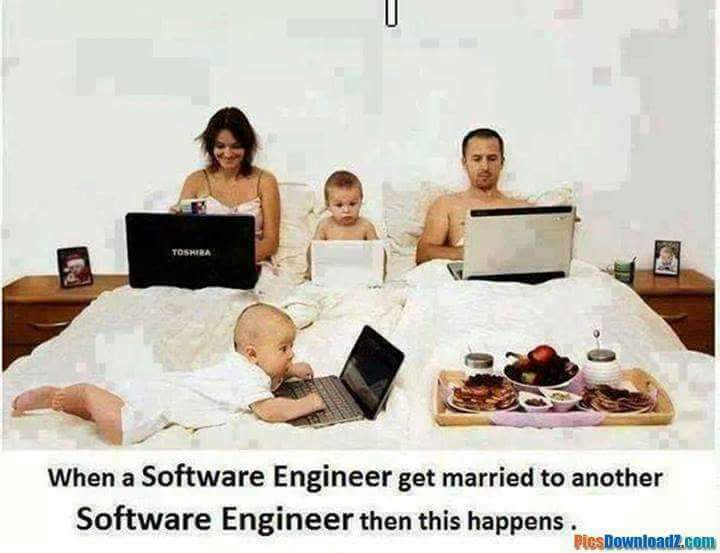
#> input picture input_images/image2.jpg, 720 x 553 px, given in place of cars.png, which was not available
$ python test_resize.py
#> lines starting #> are read from the running program, lines starting #| are printed output that depends on the picture; pictures that were not available may be replaced by others from this repository, and a replacement may not be noted
from PIL import Image, ImageOps

def resize_image(image_path, output_path):
#> called with image_path = 'input_images/cars.png', output_path = 'test_out/resized.jpg'
    with Image.open(image_path) as img:
#> img is the input picture: PIL image 720x553 RGB; mean R, G, B 203.3, 197.9, 188.3
        original_size = img.size  # Save original size in a variable
#> original_size = (720, 553)
        img = ImageOps.contain(img, (800, 800))  # Resize while keeping aspect ratio
#> img: PIL image 800x614 RGB
        new_img = Image.new("RGB", (800, 800), (0, 0, 0))  # Create black background
#> new_img: PIL image 800x800 RGB; every value is 0
        new_img.paste(img, ((800 - img.size[0]) // 2, (800 - img.size[1]) // 2))  # Center the image
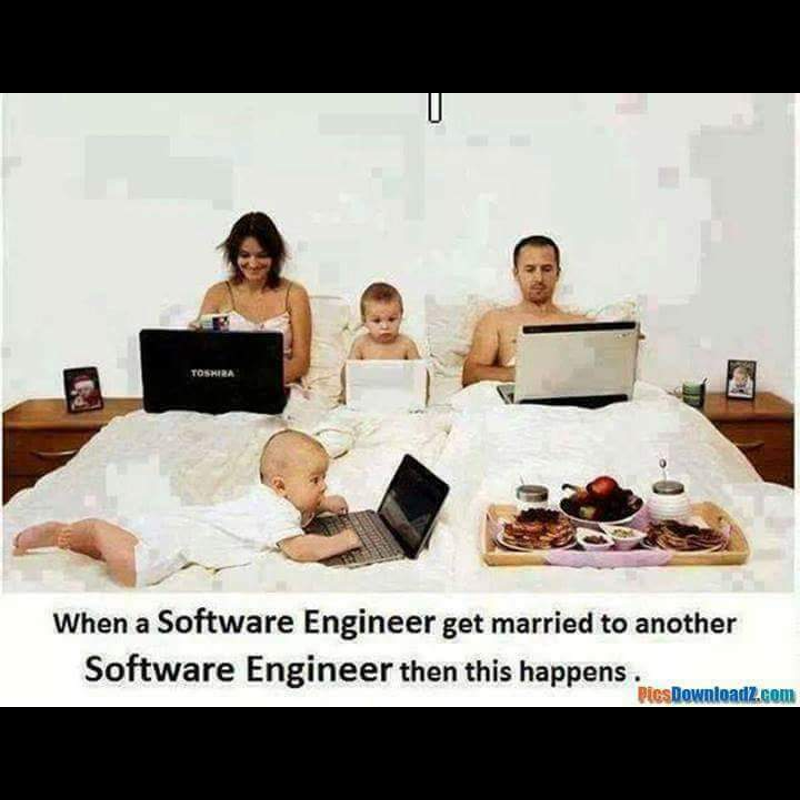
#> new_img: PIL image 800x800 RGB; mean R, G, B 156, 151.9, 144.5
        new_img.save(output_path)

    return original_size  # Return original size instead of saving to JSON

def restore_image(resized_path, original_size, restored_path):
    with Image.open(resized_path) as img:
        img = img.crop(((800 - original_size[0]) // 2, (800 - original_size[1]) // 2,
                        (800 + original_size[0]) // 2, (800 + original_size[1]) // 2))  # Crop back
        img = img.resize(original_size, Image.Resampling.LANCZOS)  # Resize back
        img.save(restored_path)

# Example usage
original_size = resize_image("input_images/cars.png", "test_out/resized.jpg")
#> original_size = (720, 553)
restore_image("test_out/resized.jpg", original_size, "test_out/restored.jpg")
#> in restore_image, `img = img.crop(((800 - original_size[0]) // 2, (800 - original_size[1]..`:
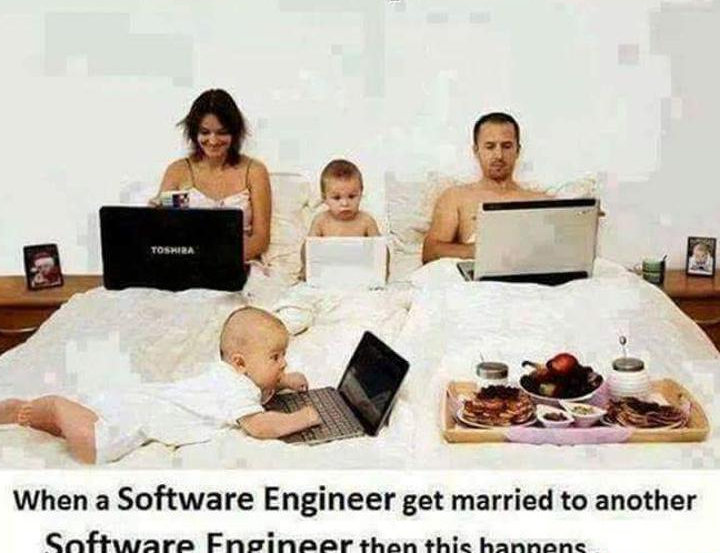
#> img: PIL image 720x553 RGB; mean R, G, B 200.5, 194.1, 183.8

$ run again, on input_images/objects.jpg
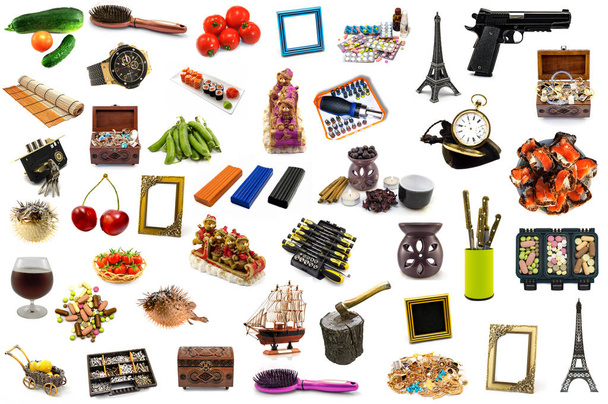
#> input picture input_images/objects.jpg, 608 x 404 px, given in place of cars.png, which was not available
#> in resize_image, img is the input picture: PIL image 608x404 RGB; mean R, G, B 205.3, 194.4, 183.8
#> in resize_image, `new_img.paste(img, ((800 - img.size[0]) // 2, (800 - img.size[1]) // 2))`:
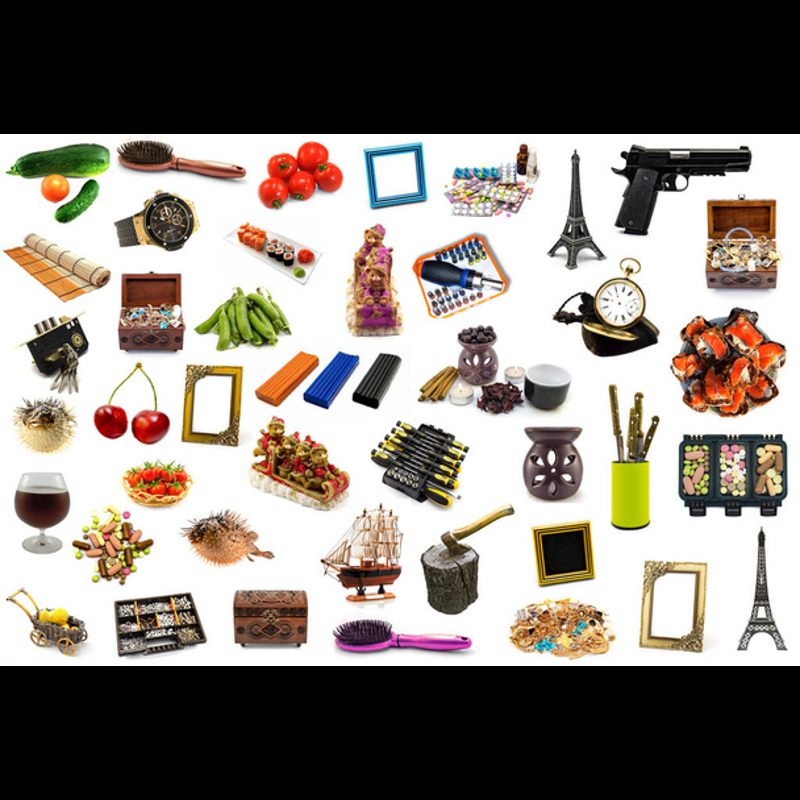
#> new_img: PIL image 800x800 RGB; mean R, G, B 136.5, 129.2, 122.2
#> in restore_image, `img = img.crop(((800 - original_size[0]) // 2, (800 - original_size[1]..`:
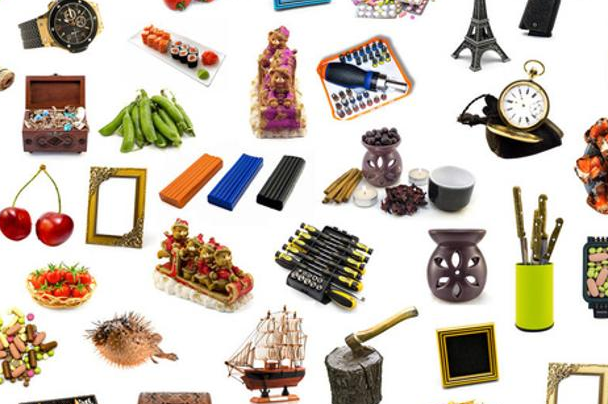
#> img: PIL image 608x404 RGB; mean R, G, B 205.9, 196, 184.4
